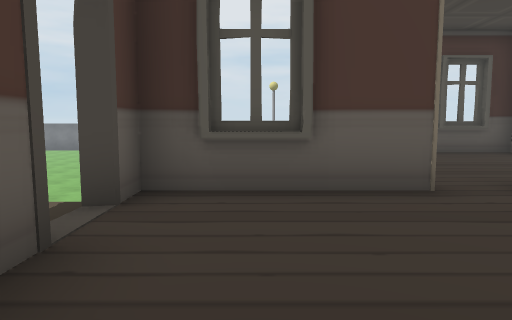
view 1 (above)

18 first-person views from a walk through a scene from a Unity 3-D project. The camera is 1.5 m above the floor, tilts 6° down and sees 70° across. Doors are open. The floor is counted in squares, 2 m on a side. Each view is taken from the middle of a square. On the plan, view 1 faces up. The plan holds only what a view shows up to about 11 squares ahead; the rest is blank. The place goes on beyond the plan. The player is left out. Some surface patterns are stand-ins.

view 2
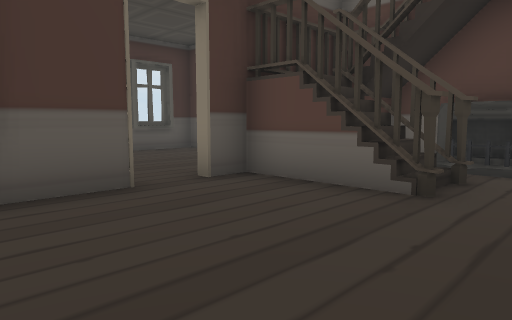

view 3
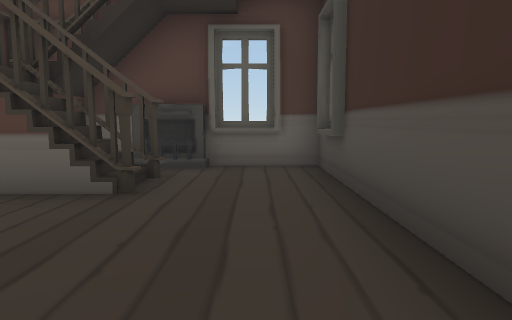

view 4
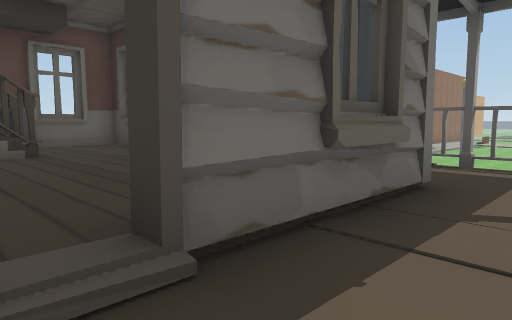

view 5
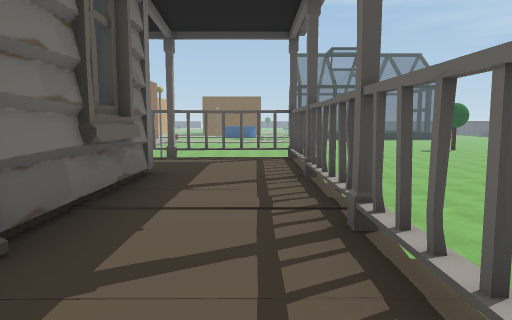

view 6
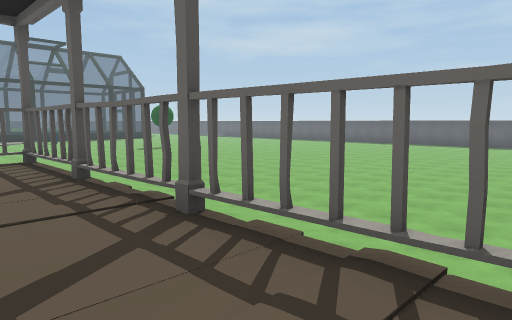

view 7
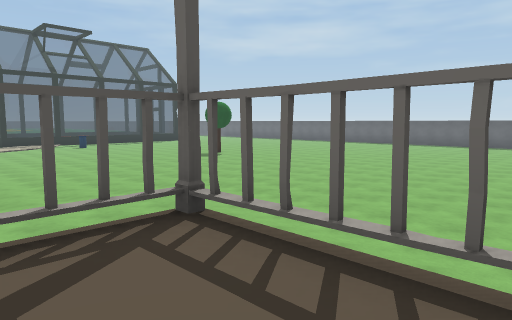

view 8
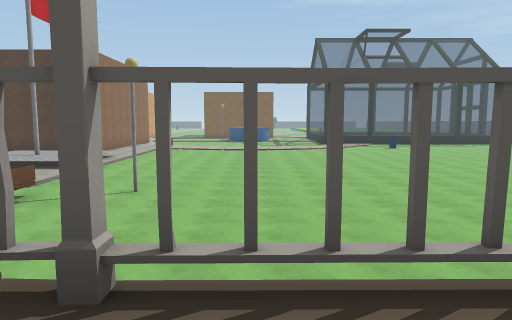

view 9
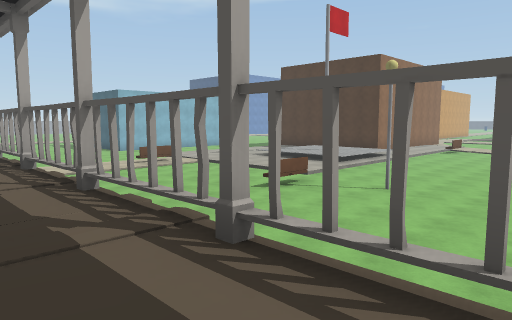

view 10
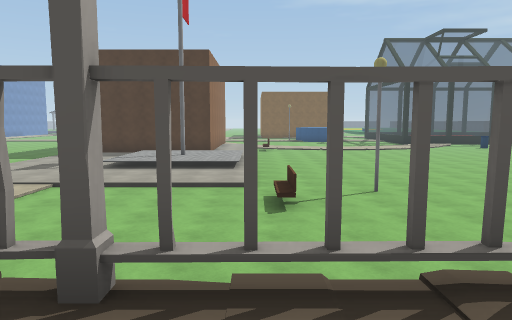

view 11
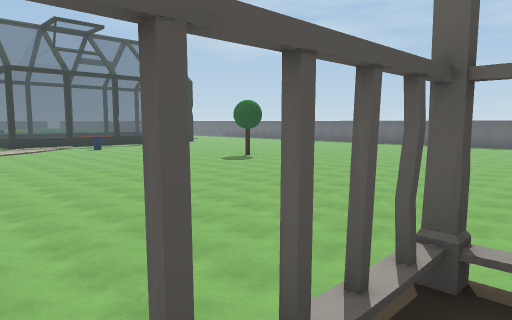

view 12
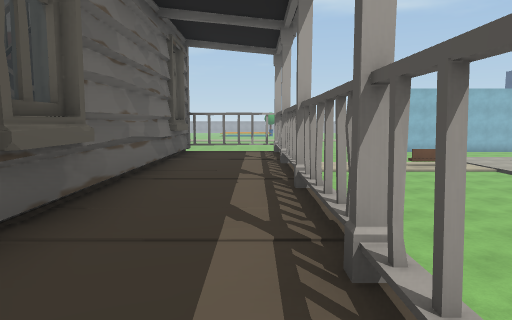

view 13
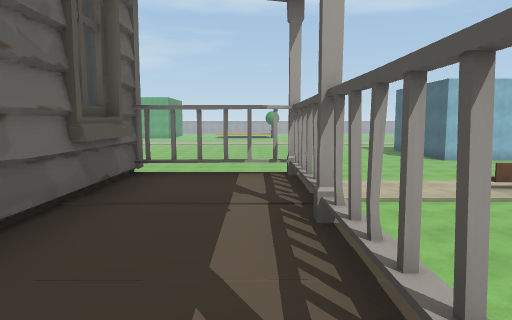

view 14
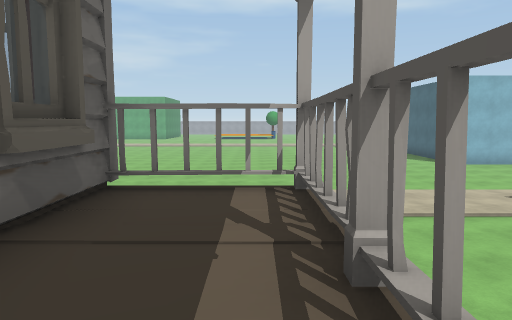

view 15
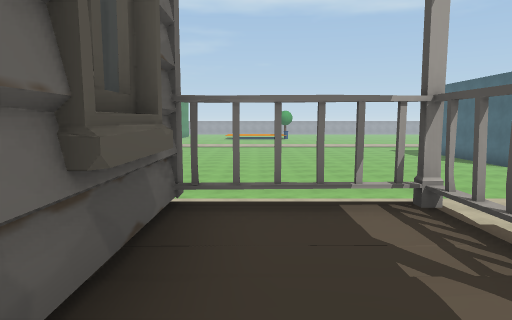

view 16
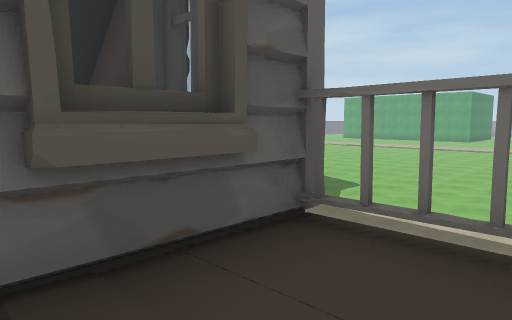

view 17
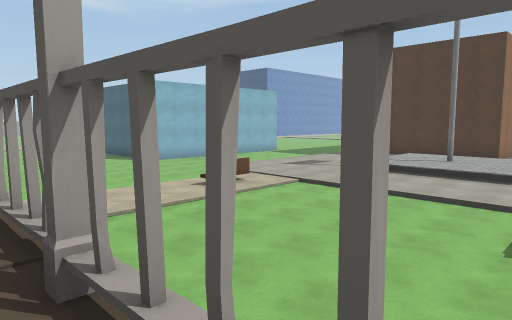

view 18
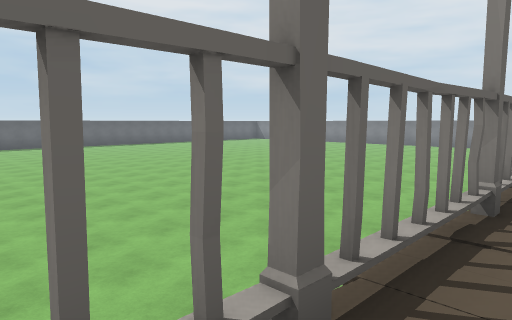

### Floor plan
Key: @ floor where view 1 was taken; # wall or solid block; x gap in a wall; . main floor; : floor 0.25 m higher than the main floor; + floor 0.75 m higher than the main floor; * floor 1.5 m higher than the main floor; % floor 1.75 m higher than the main floor; / step, stairs or slope; D open door; = window, fence, low wall or low ledge; O other object.
Columns run from 12 left of view 1 to 16 right of it. Each row starts with its distance up from view 1.
  4 ........x**###DD###
  3 ........=*DD%%%%###     ...
  2 ........=**D%%%%=##    .....
  1 ........=**#%%%%%%#   .......
  0 ........=**#@%%%%%# ::.......
 -1 ........x**######## ::.......
 -2 ........=********** ::.....
 -3 ........=**********  :.....
 -4 ..........=....=...  :.....
 -5 ....................::.....
 -6 ....................::.....
 -7 ....................::.....
 -8 ..............O.....O:.....
 -9  .............O.....O:.....
-10   ............./////::  ..
-11   ............./:::::::
-12    ............/:::::::
-13    ............/++++ ::
-14      ....   ..  +#++
-15       ...       +++
-16        ..       ++

Positions as (right, up) in squares from view 1, and headings:
1: (0, 0), facing up
2: (0, 0), facing up-right
3: (0, 0), facing right
4: (-3, 3), facing down-right
5: (-3, 4), facing down
6: (-2, 4), facing down-left
7: (-2, -1), facing down-left
8: (-2, -2), facing down
9: (-3, -2), facing down-right
10: (3, -2), facing down
11: (-2, -3), facing down-left
12: (-3, -3), facing right
13: (1, -3), facing right
14: (2, -3), facing right
15: (3, -2), facing right
16: (4, -3), facing up-right
17: (2, -3), facing down-right
18: (-3, -2), facing up-left
